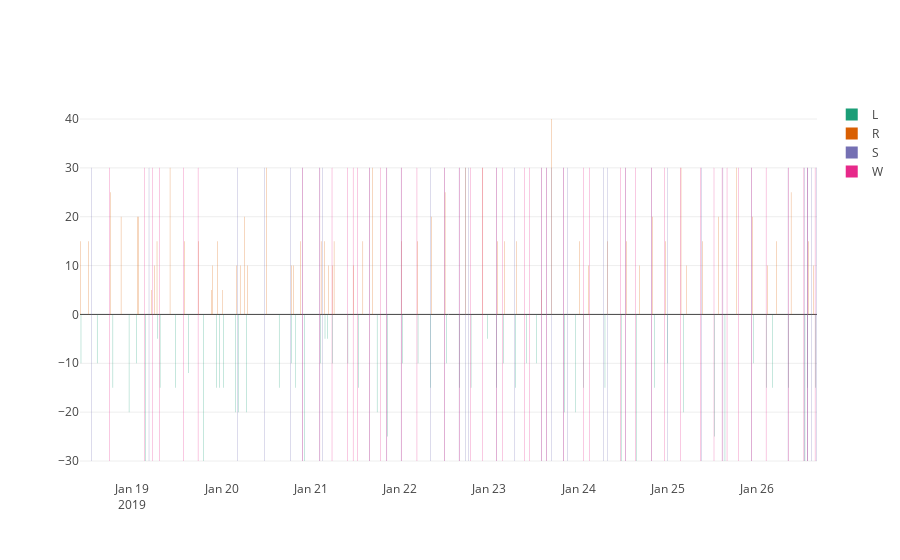

This figure's notebook cell:
### Code cell
feed_data = [
    go.Bar(
        x = zetus_dedup[zetus_dedup["type"] == side].sort_values("fixed_time_").fixed_time_,
        y = 2 * (i - 0.5) * zetus_dedup[zetus_dedup["type"] == side].sort_values("fixed_time_").dur,
        name = side,
        width = 4 * 1000 * 60,
        marker = {"color": colorscale[i]}) for i, side in enumerate(["L", "R"])
]

output_data = [
    go.Bar(
        x = zetus_dedup[zetus_dedup["type"] == output].sort_values("fixed_time_").fixed_time_,
        y = len(zetus_dedup[zetus_dedup["type"] == output]) * [60],
        name = output,
        base = -30,
        width = 4 * 1000 * 60,
        marker = {"color": colorscale[i + 2]}) for i, output in enumerate(["S", "W"])
]

layout = go.Layout()

fig = go.Figure(data = feed_data + output_data, layout = layout)

iplot(fig)
